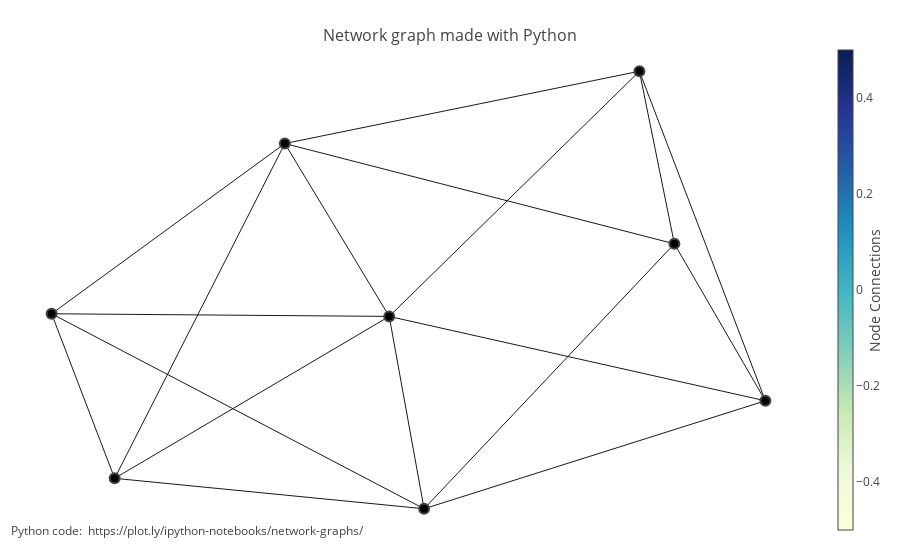

The notebook cell this image was saved under:
### Code cell
# axis=dict(showline=False, # hide axis line, grid, ticklabels and  title
#           zeroline=False,
#           showgrid=False,
#           showticklabels=False,
#           title='' 
#           )
# layout=dict(title= 'My Graph',  
#             font= dict(family='Balto'),
#             width=600,
#             height=600,
#             autosize=False,
#             showlegend=False,
#             xaxis=axis,
#             yaxis=axis,
#             margin=dict(
#             l=40,
#             r=40,
#             b=85,
#             t=100,
#             pad=0,
       
#     ),
#     hovermode='closest',
#     plot_bgcolor='#efecea', #set background color            
#     )

fig = go.Figure(data=[trace_edges, trace_nodes],
             layout=go.Layout(
                title='<br>Network graph made with Python',
                titlefont=dict(size=16),
                showlegend=False,
                hovermode='closest',
                margin=dict(b=20,l=5,r=5,t=40),
                annotations=[ dict(
                    text="Python code: <a href='https://plot.ly/ipython-notebooks/network-graphs/'> https://plot.ly/ipython-notebooks/network-graphs/</a>",
                    showarrow=False,
                    xref="paper", yref="paper",
                    x=0.005, y=-0.002 ) ],
                xaxis=dict(showgrid=False, zeroline=False, showticklabels=False),
                yaxis=dict(showgrid=False, zeroline=False, showticklabels=False)))

# py.iplot(fig, filename='networkx')
iplot(fig, filename='networkx')
# fig = dict(data=[trace_edges, trace_nodes], layout=layout)
# iplot(fig)

### Figure 1 — Plotly figure (JSON) as saved in the notebook; plotly's stock layout.template omitted (floating-point values rounded to 4 significant figures)
{"data": [{"hoverinfo": "none", "line": {"color": "rgb(25,25,25)", "width": 1}, "mode": "lines", "type": "scatter", "uid": "aacf3eb6-54c4-4442-8155-a7b235b85b1d", "x": [0.7, -0.3634, null, 0.7, 0.6045, null, 0.7, 0.01675, null, 0.7, 0.9484, null, -0.3634, 0.6045, null, -0.3634, -1.0, null, -0.3634, -0.8279, null, -0.3634, -0.07841, null, 0.6045, -0.07841, null, 0.6045, 0.9484, null, 0.01675, -1.0, null, 0.01675, -0.8279, null, 0.01675, -0.07841, null, 0.01675, 0.9484, null, -1.0, -0.8279, null, -1.0, -0.07841, null, -0.8279, -0.07841, null, -0.07841, 0.9484, null], "y": [0.2188, 0.5524, null, 0.2188, 0.7928, null, 0.2188, -0.6626, null, 0.2188, -0.3034, null, 0.5524, 0.7928, null, 0.5524, -0.01388, null, 0.5524, -0.5614, null, 0.5524, -0.02276, null, 0.7928, -0.02276, null, 0.7928, -0.3034, null, -0.6626, -0.01388, null, -0.6626, -0.5614, null, -0.6626, -0.02276, null, -0.6626, -0.3034, null, -0.01388, -0.5614, null, -0.01388, -0.02276, null, -0.5614, -0.02276, null, -0.02276, -0.3034, null]}, {"hoverinfo": "text", "marker": {"color": [], "colorbar": {"thickness": 15, "title": {"side": "right", "text": "Node Connections"}, "xanchor": "left"}, "colorscale": "YlGnBu", "line": {"width": 2}, "reversescale": true, "showscale": true, "size": 10}, "mode": "markers", "text": [], "type": "scatter", "uid": "3993cc21-558b-49c3-be01-3905a9f0da04", "x": [0.7, -0.3634, 0.6045, 0.01675, -1.0, -0.8279, -0.07841, 0.9484], "y": [0.2188, 0.5524, 0.7928, -0.6626, -0.01388, -0.5614, -0.02276, -0.3034]}], "layout": {"annotations": [{"showarrow": false, "text": "Python code: <a href='https://plot.ly/ipython-notebooks/network-graphs/'> https://plot.ly/ipython-notebooks/network-graphs/</a>", "x": 0.005, "xref": "paper", "y": -0.002, "yref": "paper"}], "hovermode": "closest", "margin": {"b": 20, "l": 5, "r": 5, "t": 40}, "showlegend": false, "title": {"font": {"size": 16}, "text": "<br>Network graph made with Python"}, "xaxis": {"showgrid": false, "showticklabels": false, "zeroline": false}, "yaxis": {"showgrid": false, "showticklabels": false, "zeroline": false}}}
